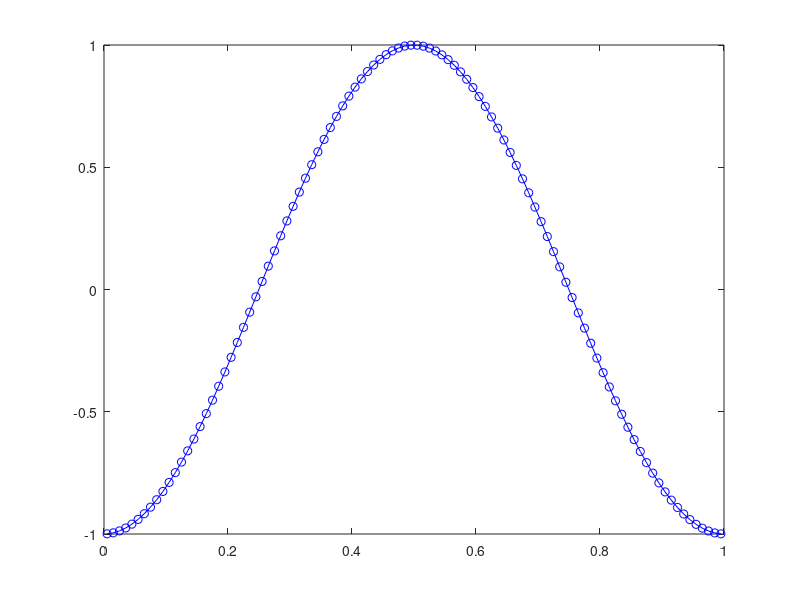
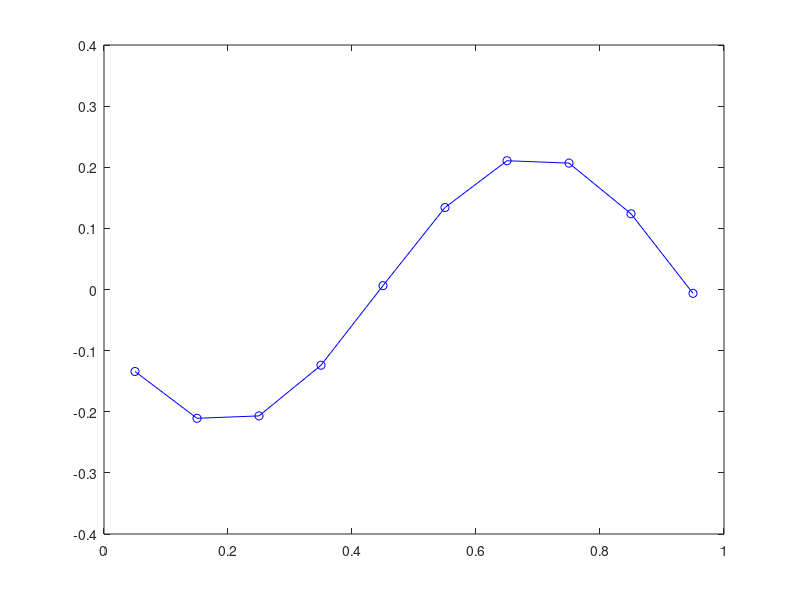
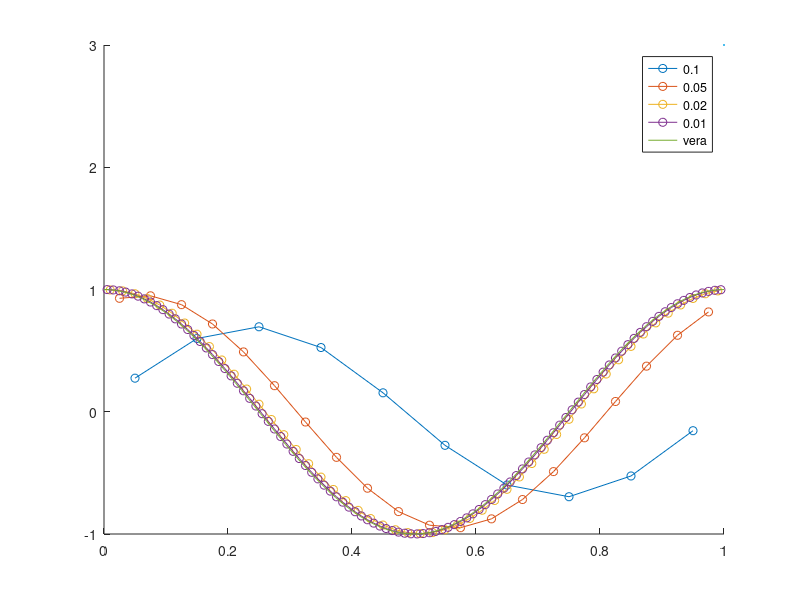

These charts were generated, in order, by the following MATLAB code:
%% 1 -- ???

clc
clear
close all

f = @(x) cos(2*pi.*x);

Tf = 1;
T0 = 0;
lambda = 1;
a = 0.5;
dx = 0.01;

dt = dx;

passiT = (Tf-T0)/dt;

% mi serve un numero di passi intero (in questo caso non serve)

passiT = ceil(passiT);

% ricalcolo dt (dt nuovo <= dt vecchio)

dt = (Tf-T0)/passiT;

% calcolo le uj di partenza

x0 = 0;
xF = 1;
x = x0:dx:xF;
U = [];
for k=1:length(x)-1
    U(k,1) = 1/dx * integral(f, x(k), x(k+1));
end

xMedi = (x(2:end) + x(1:end-1))/2;
figure
for k=1:passiT
    U_dx = [U(2:end); U(1)];
    U_sx = [U(end); U(1:end-1)];

    U = U - 1/2*lambda*a*(U_dx - U_sx) + 1/2 * (lambda*a)^2 * (U_sx + U_dx - 2*U);
    plot(xMedi, U, "bo-")
    pause(0.01)
end

max(U)




%% 2

clc
clear
close all

a = 0.5;

lambda = 1;

dx = 0.1;
dt = lambda*dx;

tf = 1;
f0 = 0;

nt = tf/dt;

x0 = 0;
xF = 1;
x = x0:dx:xF;
f = @(x) sin(2*pi.*x);

for k = 1:length(x)-1
    U(k,1) = 1/dx * integral(f, x(k), x(k+1));
end

xMedi = (x(2:end) + x(1:end-1))/2;
figure
for k = 1:nt
    U_dx = [U(2:end); U(1)];
    U_sx = [U(end);U(1:end-1)];

    U = 1/2 * (U_sx + U_dx) - 1/2 * lambda * a * (U_sx - U_dx);
plot(xMedi, U, "bo-")
    pause(0.01)
end


max(U)


%% 3
clc
clear
close all


a = 0.5;

t0 = 0;
tf = 10;

x0 = 0;
xf = 1;

lambda_a = 0.5;

lambda = lambda_a/a;
 
figure
hold on
for dx = [0.1 0.05 0.02 0.01]
    x = x0:dx:xf;
    dt = lambda*dx;
    
    f = @(x) cos(2*pi.*x);
    nt = (tf-t0)/dt;
    
    for k = 1:length(x)-1
        U(k,1) = 1/dx * integral(f, x(k), x(k+1));
    end
    
    xMedi = (x(2:end) + x(1:end-1))/2;
    
    for k = 1:nt
        U_sx = [U(end);U(1:end-1)];
        U_dx = [U(2:end); U(1)];
    
        U = U - 1/2 * a *lambda * (U_sx-U_dx) + 1/2 * (lambda * a)^2 * (U_dx + U_sx - 2*U);
        
    end
    size(xMedi)
    size(U)
    plot(xMedi, U, "o-")

    clear U

end

x = linspace(0,1);
u_vera = f(x-a*10);

plot(x, u_vera, LineWidth=3)

legend("0.1", "0.05", "0.02", "0.01", "vera")



